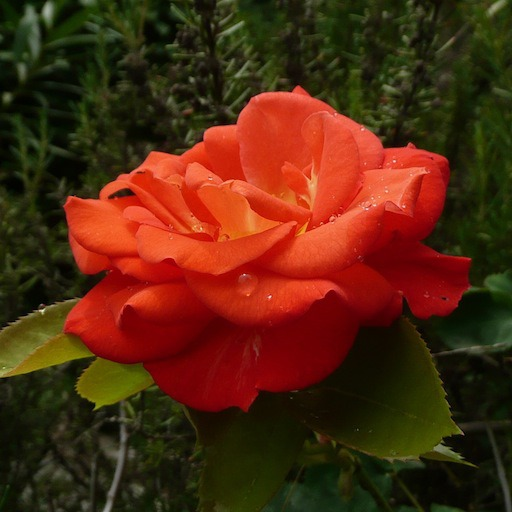
%> input picture Data/flower1.jpg, 512 x 512 px
$ octave TP_introduction_matlab_editor.m   (GNU Octave 9; MATLAB toolbox functions it lacks are replaced by stand-ins)
%> lines starting %> are read from the running program, lines starting %| are printed output that depends on the picture
A = double(imread('flower1.jpg'));
newmap = jet(5);
imwrite(uint8(A), newmap, 'test.png');
colormap(gray);
B = rgb2gray(uint8(A));
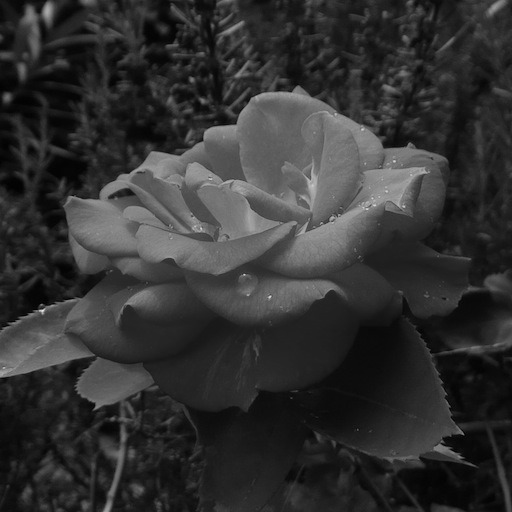
%> B: size 512x512 uint8; min 1, max 234, mean 49.8
C = A;
%1
max(max(B));
min(max(B));
%2
C(C>200) = 200;
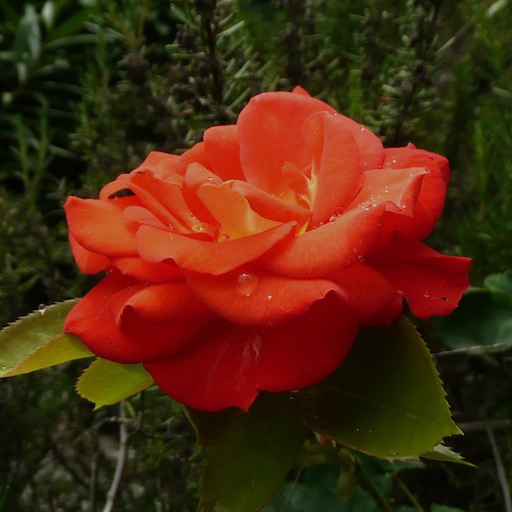
%> C: size 512x512x3 double; mean R, G, B 78.9, 39.7, 15.4
%3
C(C<100)= 50;
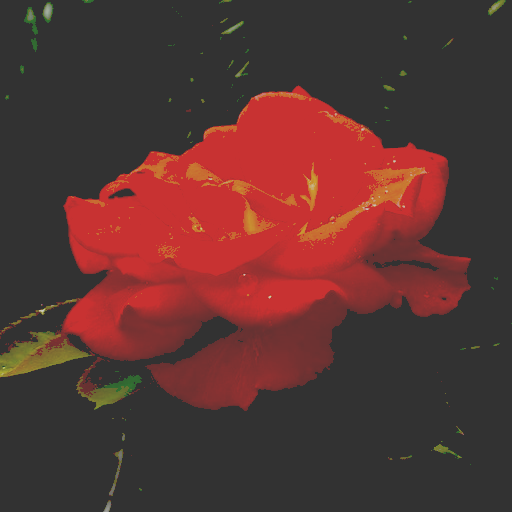
%> C: size 512x512x3 double; mean R, G, B 89.4, 52.5, 50.2
%4 ->閠irer sur les c魌閟 pour utiliser les 50 et 55 restants

%5
r=randperm(256)-1;
%> (the run ends here)
